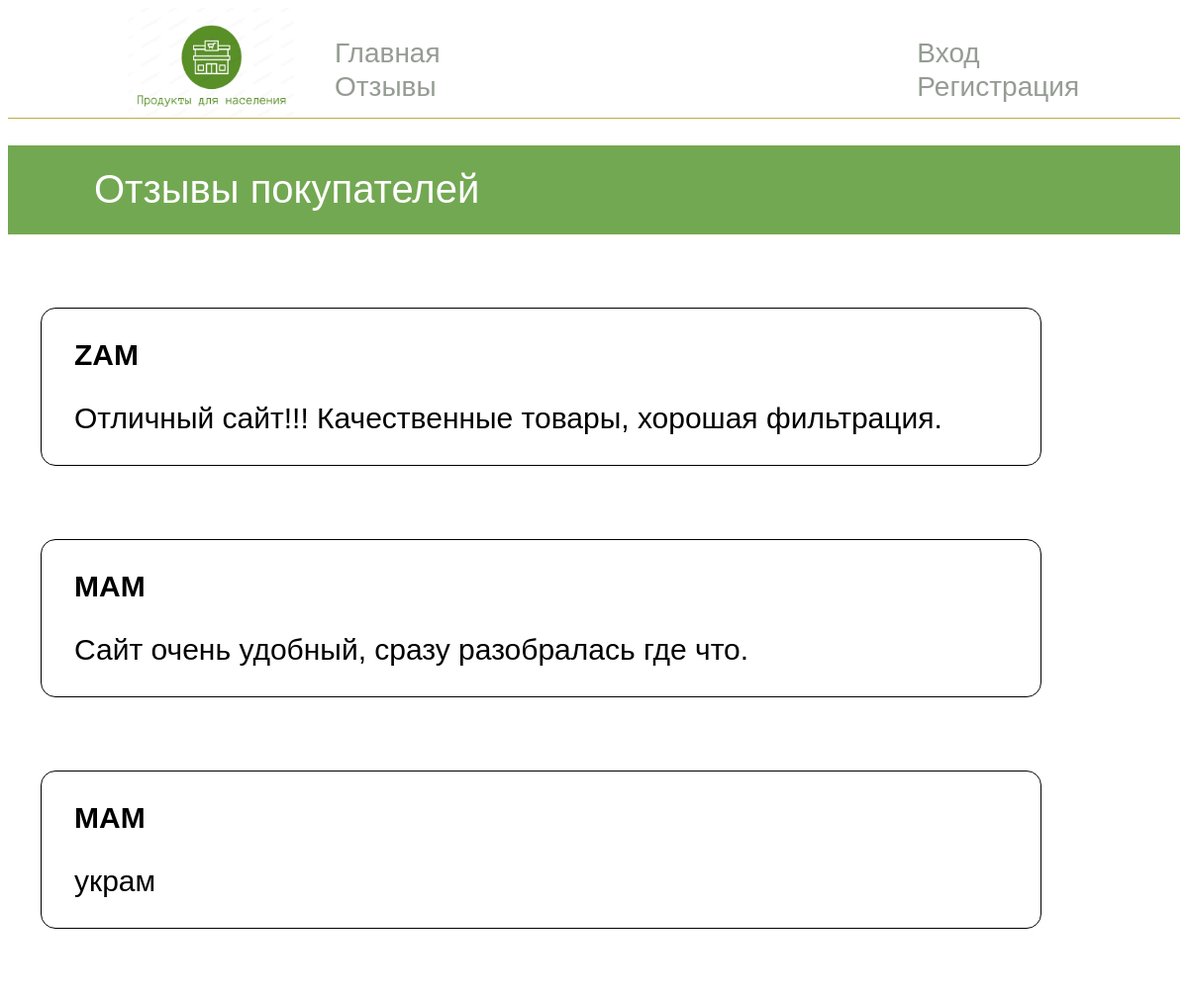
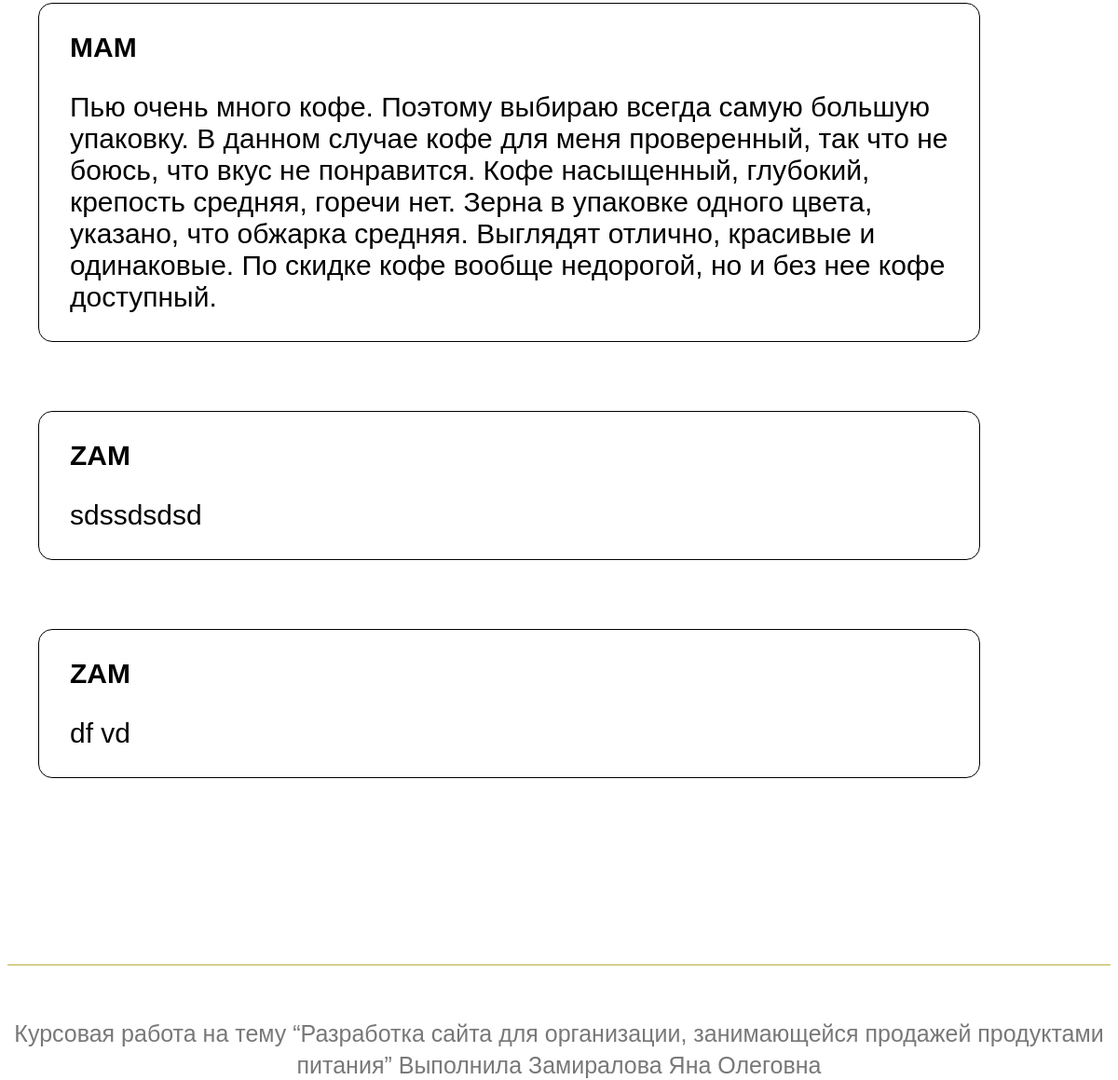
The app's page /reviews/ with its own data (2 pictures, top to bottom).
### blog/models.py (models this page shows, shortened)
class Reviews(models.Model):
    author = models.ForeignKey(User, on_delete=models.CASCADE)
    content = models.TextField('Содержание')

### blog/views.py (the view)
# urls.py: path('reviews/', reviews, name='reviews'),
def reviews(request):
    context = {
        'reviews': Reviews.objects.all()
    }
    return render(request, 'blog/reviews.html', context)

### blog/templates/blog/reviews.html (shortened to what this page needs)
{% extends "blog/base.html" %}
{% block content %}
<div class="zalogo">
    <h1>Отзывы покупателей</h1>
</div>
<div class="row">
    <div class="col-md-8">
        {% if reviews %}
        {% for rev in reviews %}
        <div class="alert">
            <h3>{{ rev.author }}</h3>
            <p>{{rev.content}}</p>
        </div>
        {% endfor %}
    </div>
</div>
{% else %}
<p>Нет записей</p>
{% endif %}
{% endblock content %}

### static/styles/style.css (style rules this page uses)
* { font-family: Arial, Helvetica, sans-serif; font-size: 30px; }
.zalogo { height: 90px; background-color: #4C9022; opacity: 78%; }
h1 { font-size: 40px; line-height: 39px; letter-spacing: 0em; text-align: left; padding-top: 25px; padding-left: 37px; color: white; margin-left: 50px; font-weight: normal; }
.alert h3 { text-transform: uppercase; }
.alert { border: 1px solid black; border-radius: 15px; width: 976px; margin-top: 74px; margin-left: 33px; padding-left: 33px; }

### records on screen
Reviews: author "ZAM", content "Отличный сайт!!! Качественные товары, хорошая фильтрация."
Reviews: author "MAM", content "Сайт очень удобный, сразу разобралась где что."
Reviews: author "MAM", content "украм"
Reviews: author "MAM", content "Пью очень много кофе. Поэтому выбираю всегда самую большую упаковку. В данном случае кофе для меня проверенный, так что не боюсь, что вкус не понравится. Кофе насыщенный, глубокий, крепость средняя, горечи нет. Зерна в упаковке одного цвета, указано, что обжарка средняя. Выглядят отлично, красивые и одинаковые. По скидке кофе вообще недорогой, но и без нее кофе доступный."
Reviews: author "ZAM", content "sdssdsdsd"
Reviews: author "ZAM", content "df vd"
